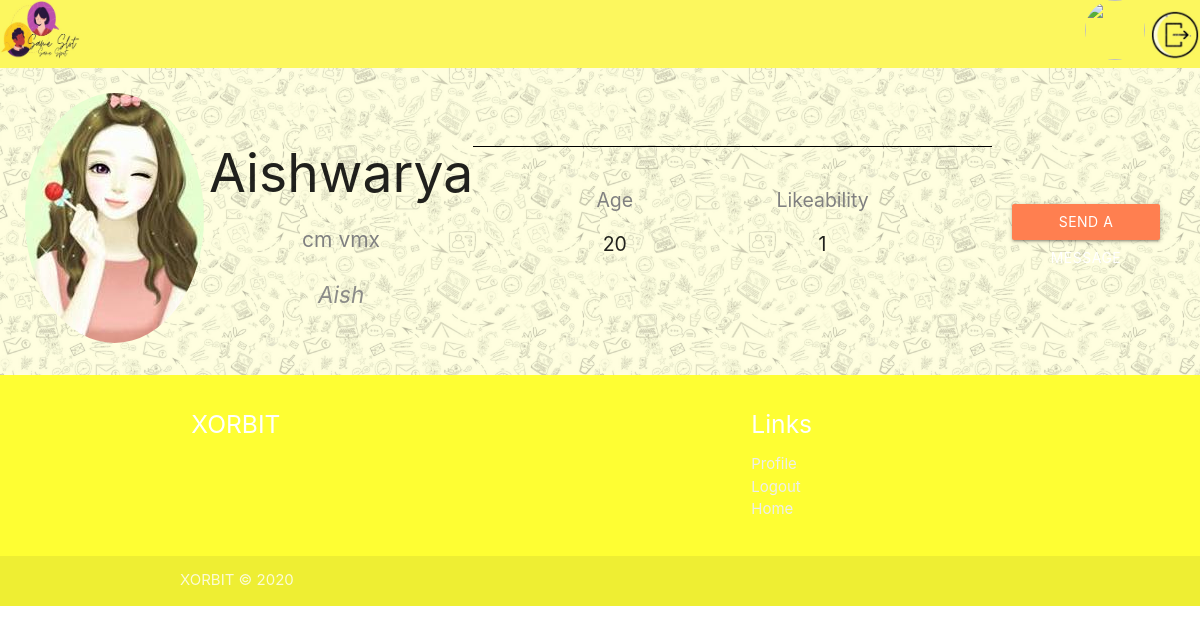
/user/5/ (signed in), run on the app's committed database.
### users/models.py (models this page shows, shortened)
class Profile(models.Model):
    GENDER_C = [
        ("Male", "Male"),
        ("Female", "Female"),
        ("Other", "Other")
    ]
    PROFILE_T = [
        ("Bff's", "Bff's"),
        ("Dating", "Dating"),
        ("Business", "Business")
    ]
    user = models.OneToOneField(User, on_delete=models.CASCADE)
    full_name = models.CharField(max_length=100, null=True)
    age = models.IntegerField(null=True)
    gender = models.CharField(max_length=50, blank=True, null=True, choices=GENDER_C)
    profile_image = models.ImageField(upload_to='profile_pic', default="default.jpg", null=True, blank=True)
    bio = models.TextField(null=True)
    profiletype = models.CharField(max_length=50, choices=PROFILE_T, default=None, null=True, blank=True)
    likeability = models.ManyToManyField( User, related_name="likes", blank=True)
    blocked_by = models.ManyToManyField(User, related_name="blocked", blank=True)

### main/views.py (the view)
# urls.py: path("user/<int:pk>/", views.UserDetail.as_view(), name="user-detail"),
class UserDetail(LoginRequiredMixin, DetailView):
    model = Profile

### users/templates/users/profile_detail.html (shortened to what this page needs)
{% extends "base.html" %}
{% load crispy_forms_tags %}
{% block content %}
<section>
    <div class="navigation navigation--bg" style="background-color:#fcf75e">
      <div class="user-view">
        <a href="{% url 'profile-page' %}"><img  width="80px" height="60px"  src="/static/main/b3.jpg" />
      </div>
      <div>
        {% if user.is_authenticated %}
        <img href="{% url 'profile-page' %}" class="circle" width="60px"  height="60px"   src="{{userIn.profile.profile_image.url}}" />
        <a href="{% url 'logout' %}"></a><img  width="50px" height="50px"  src="/static/main/b4.jpg" />
        {% else %}
        <a href="{% url 'login' %}" class="login link">Log in</a>
        {% endif %}
      </div>
  </div>
  <section class="profile">
    <div>
      <img src="{{object.profile_image.url}}" alt="" class="profile-image" />
    </div>
    <div class="profile-about">
      <h2>{{ object.full_name }}</h2>
      <p class="bio">{{ object.bio }}</p>
      <p class="username">{{ object.user.username }}</p>
    </div>
    <div class="stats">
      <div>
        <h4 class="header">Age</h4>
        <h4>{{ object.age }}</h4>
      </div>
      <div>
        <h4 class="header">Likeability</h4>
        <h4>{{object.likeability.count}}</h4>
      </div>
    </div>
    <a
      href="{% url 'write-message' object.user.username %}"
      class="btn"
      style="margin: 20px; background: coral"
      >Send a Message</a
    >
  </section>
</section>
<footer class="page-footer" style="background-color:#fefe33" >
  <div class="container">
    <div class="row">
      <div class="col l6 s12">
        <h5 class="white-text">XORBIT</h5>
      </div>
      <div class="col l4 offset-l2 s12">
        <h5 class="white-text">Links</h5>
        <ul>
          <li>
            <a class="grey-text text-lighten-3" href="{% url 'profile-page' %}"
              >Profile</a
            >
          </li>
          <li>
            <a class="grey-text text-lighten-3" href="{% url 'logout' %}"
              >Logout</a
            >
          </li>
          <li>
            <a class="grey-text text-lighten-3" href="{% url 'date-page' %}"
              >Home</a
            >
          </li>
        </ul>
      </div>
    </div>
  </div>
  <div class="footer-copyright">
    <div class="container">XORBIT © 2020</div>
  </div>
</footer>
{% endblock content %}

### main/static/main/main.css (style rules this page uses)
a { text-decoration: none !important; }
.navigation { z-index: 999; text-decoration: none; color: black; display: flex; justify-content: space-between; align-items: center; grid-row: 0/1; padding : 0px; font-size: 1.3rem; }
.navigation--bg { background: black; }
.profile { display: flex; margin: 20px; justify-content: center; align-items: center; }
.profile-about { text-align: center; }
.profile-image { border-radius: 50%; margin: 5px; }
.bio { font-size: 1.4rem; color: gray; max-width: 50ch; }
.username { font-size: 1.5rem; color: grey; text-align: center; font-style: italic; opacity: 0.9; }
.stats { display: flex; justify-content: space-evenly; flex-wrap: wrap; align-items: center; width: 50%; text-align: center; margin-bottom: 60px; border-top: 1px solid black; }
.stats div { margin: 20px; height: 50px; }
.stats h4 { font-size: 1.3rem; }
.header { color: grey; }

### data on the page
Profile: profile_image (picture), full_name "Aishwarya", bio "cm vmx", user.username "Aish", age "20", likeability.count "1"
